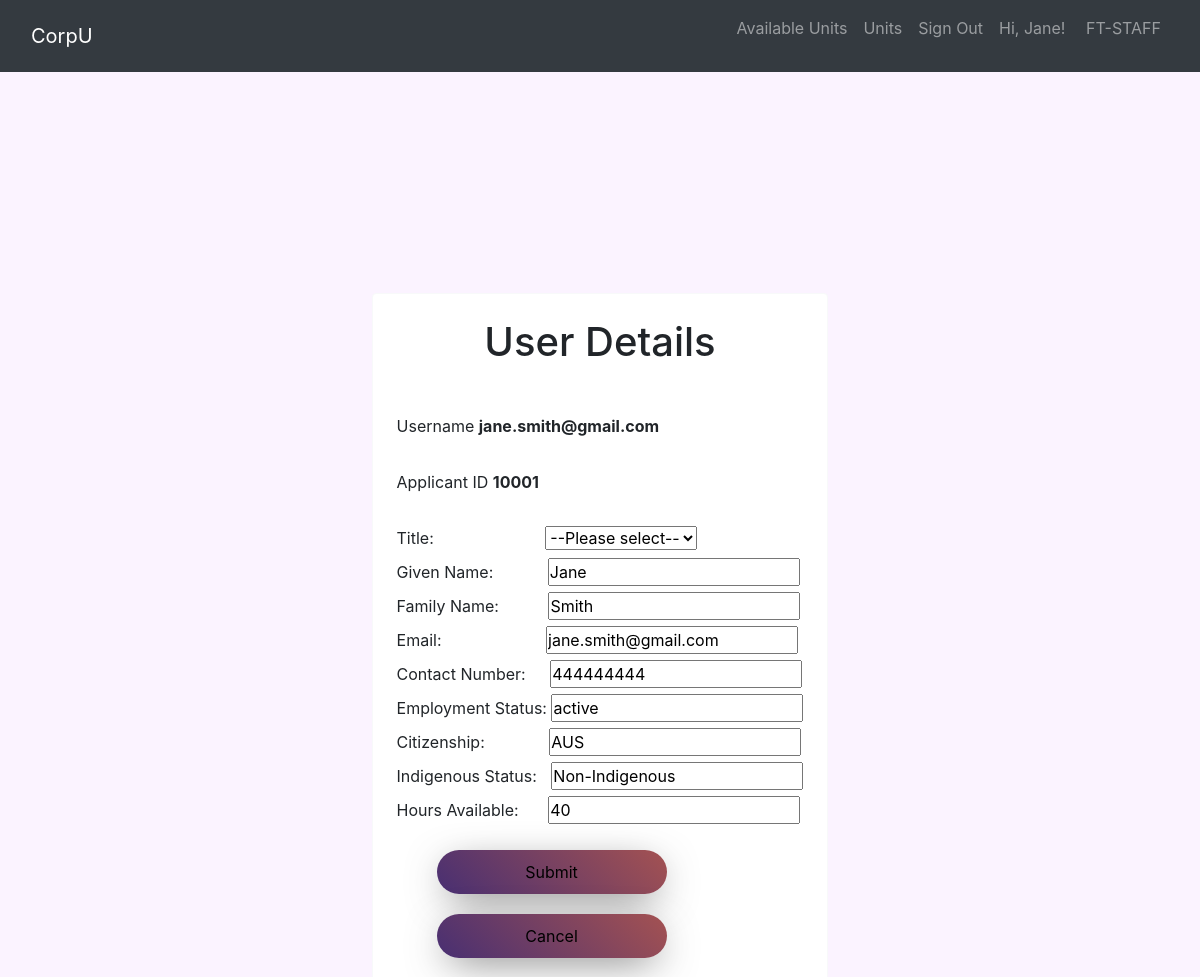
Page /details.php (signed in) on the committed database.
### tables this page shows
CREATE TABLE `systemuser` (
  `userID` varchar(10) NOT NULL,
  `username` varchar(255) NOT NULL,
  `title` varchar(255) NOT NULL,
  `userRole` varchar(20) NOT NULL,
  `givenName` varchar(255) NOT NULL,
  `familyName` varchar(255) NOT NULL,
  `employmentStatus` varchar(255) NOT NULL,
  `contractType` varchar(20) DEFAULT NULL,
  `studentNo` varchar(10) DEFAULT NULL,
  `contactNo` int(11) NOT NULL,
  `citizenship` varchar(255) NOT NULL,
  `indigenousStatus` varchar(255) NOT NULL,
  `hoursAvailable` int(11) NOT NULL,
  `dob` varchar(45) NOT NULL,
  `salary` varchar(255) DEFAULT NULL,
  `wholeAddress` varchar(255) DEFAULT NULL,
  `gender` varchar(100) NOT NULL
);

### details.php (the view, shortened to what this page needs)
<!DOCTYPE html>
<html>
<head>
  <link rel="stylesheet" href="https://cdn.jsdelivr.net/npm/bootstrap@4.6.2/dist/css/bootstrap.min.css">
  <link rel="stylesheet" href="style/details.css">
</head>
<body>
    <?php
    include 'generateNav.php';
    $nav = generateNav();
    echo $nav;
    ?>
<div class="container" >
        <div class="d-flex align-items-center align-self-center">
            <div class="container-fluid d-flex justify-content-center">
                <div class="card p-4 border-light">
    <h1 class="text-center mb-5">User Details</h1>
    <?php
        echo <<<HTML
        <p>Username <strong>{$_SESSION['username']}</strong><p>
        <p>Applicant ID <strong>{$_SESSION['userID']}</strong><p>
HTML;
    ?>
    <?php
        $applicantID = $_SESSION['userID'];
        $query = "SELECT * FROM systemUser WHERE userID = '$applicantID' ";
        $result = $mysqli->query($query);
        $row = $result->fetch_assoc();
    ?>
    <form action="<?php echo htmlspecialchars($_SERVER["PHP_SELF"]); ?>" method="post">
        <label for="title">Title:</label>
        <select style="margin-left:107px;" id="title" name="title" required>
            <option value="">--Please select--</option>
        </select><br>
        <label for="givenName">Given Name:</label>
        <input style="margin-left:50px;" type="text" id="givenName" name="givenName" required maxlength="255" value="<?= "{$row['givenName']}" ?>"><br>
        <label for="familyName">Family Name:</label>
        <input style="margin-left:45px;" type="text" id="familyName" name="familyName" required maxlength="255" value="<?= "{$row['familyName']}" ?>"><br>
        <label for="email">Email:</label>
        <input style="margin-left:100px;" type="email" id="email" name="email" required pattern="[a-z0-9._%+-]+@[a-z0-9.-]+\.[a-z]{2,}$" maxlength="255" value="<?= "{$row['username']}" ?>"><br>
        <label for="contactNo">Contact Number:</label>
        <input style="margin-left:20px;" type="tel" id="contactNo" name="contactNo" required maxlength="10" value="<?= "{$row['contactNo']}" ?>"><br>
        <label for="employmentStatus">Employment Status:</label>
        <input style="margin-left:0px;" type="text" id="employmentStatus" name="employmentStatus" required maxlength="255" value="<?= "{$row['employmentStatus']}" ?>"><br>
        <label for="citizenship">Citizenship:</label>
        <input style="margin-left:60px;" type="text" id="citizenship" name="citizenship" required maxlength="255" value="<?= "{$row['citizenship']}" ?>"><br>
        <label for="indigenousStatus">Indigenous Status:</label>
        <input style="margin-left:10px;" type="text" id="indigenousStatus" name="indigenousStatus" required maxlength="255" value="<?= "{$row['indigenousStatus']}" ?>"><br>
        <label for="hoursAvailable">Hours Available:</label>
        <input style="margin-left:25px;" type="number" id="hoursAvailable" name="hoursAvailable" required value="<?= "{$row['hoursAvailable']}" ?>"><br>
        <input class="button" type="submit" value="Submit">
    </form>
    <button class="button" onclick="window.location.href='profile.php'">Cancel</button>
</body>
</html>

### style/details.css (style rules this page uses)
* { margin:0; padding:0; box-sizing:border-box; }
body { background: #fbf3ff; }
.container { position: absolute; max-width: 800px; margin-bottom: 30px; height: 400px; border-radius: 20px; margin: auto; top: 50.5%; left: 50%; transform: translate(-50%, -50%); }
.button { background: linear-gradient(45deg, #482F72, #a45252); color: #000; width: 230px; border: none; margin-left: 40px; border-radius: 25px; padding: 10px; -webkit-box-shadow: 0px 10px 41px -11px rgba(0, 0, 0, 0.7); -moz-box-shadow: 0px 10px 41px -11px rgba(0, 0, 0, 0.7); box-shadow: 0px 10px 41px -11px rgba(0, 0, 0, 0.7); margin-top: 20px; }

### rows in the picture
systemuser: givenName "Jane", familyName "Smith", email "jane.smith@gmail.com", contactNo "444444444", employmentStatus "active", citizenship "AUS", indigenousStatus "Non-Indigenous", hoursAvailable "40"

### other values in the picture
$_SESSION['givenName'] "Jane"
$_SESSION['username'] "jane.smith@gmail.com"
$_SESSION['userID'] "10001"
